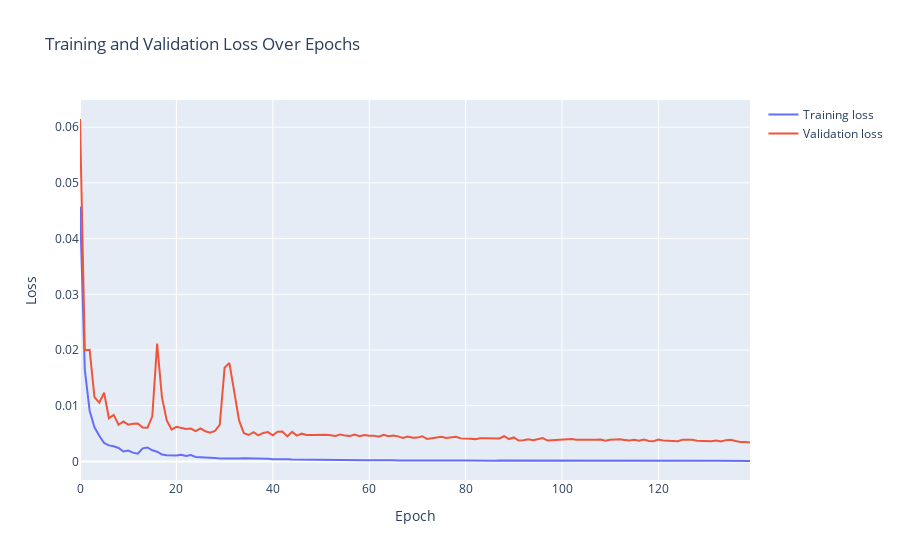

Write notebook code for a chart like this one.
### Code cell
import pandas as pd
import plotly.graph_objects as go

objec_detection_train = './output/object_detection_logs_train.csv'
objec_detection_validation = './output/object_detection_logs_validation.csv'

# Load the training loss data
df_train = pd.read_csv(objec_detection_train, delimiter=',')

# Load the validation loss data
df_val = pd.read_csv(objec_detection_validation, delimiter=',')

# Create a trace for the training data
trace_train = go.Scatter(
    x = df_train['Step'],
    y = df_train['Value'],
    mode = 'lines',
    name = 'Training loss'
)

# Create a trace for the validation data
trace_val = go.Scatter(
    x = df_val['Step'],
    y = df_val['Value'],
    mode = 'lines',
    name = 'Validation loss'
)

# Create a layout
layout = go.Layout(
    title = 'Training and Validation Loss Over Epochs',
    xaxis = dict(title = 'Epoch'),
    yaxis = dict(title = 'Loss'),
)

# Combine the traces in the data list
data = [trace_train, trace_val]

# Create the figure with the data and layout
fig = go.Figure(data=data, layout=layout)

# Show the figure
fig.show()

### Figure 1 — Plotly figure (JSON) as saved in the notebook; plotly's stock layout.template omitted (floating-point values rounded to 4 significant figures; data arrays with more than 128 entries replaced by an {"elided": "..."} marker saying what was removed)
{"data": [{"mode": "lines", "name": "Training loss", "type": "scatter", "x": {"elided": "140 int values"}, "y": {"elided": "140 float values"}}, {"mode": "lines", "name": "Validation loss", "type": "scatter", "x": {"elided": "140 int values"}, "y": {"elided": "140 float values"}}], "layout": {"title": {"text": "Training and Validation Loss Over Epochs"}, "xaxis": {"title": {"text": "Epoch"}}, "yaxis": {"title": {"text": "Loss"}}}}
